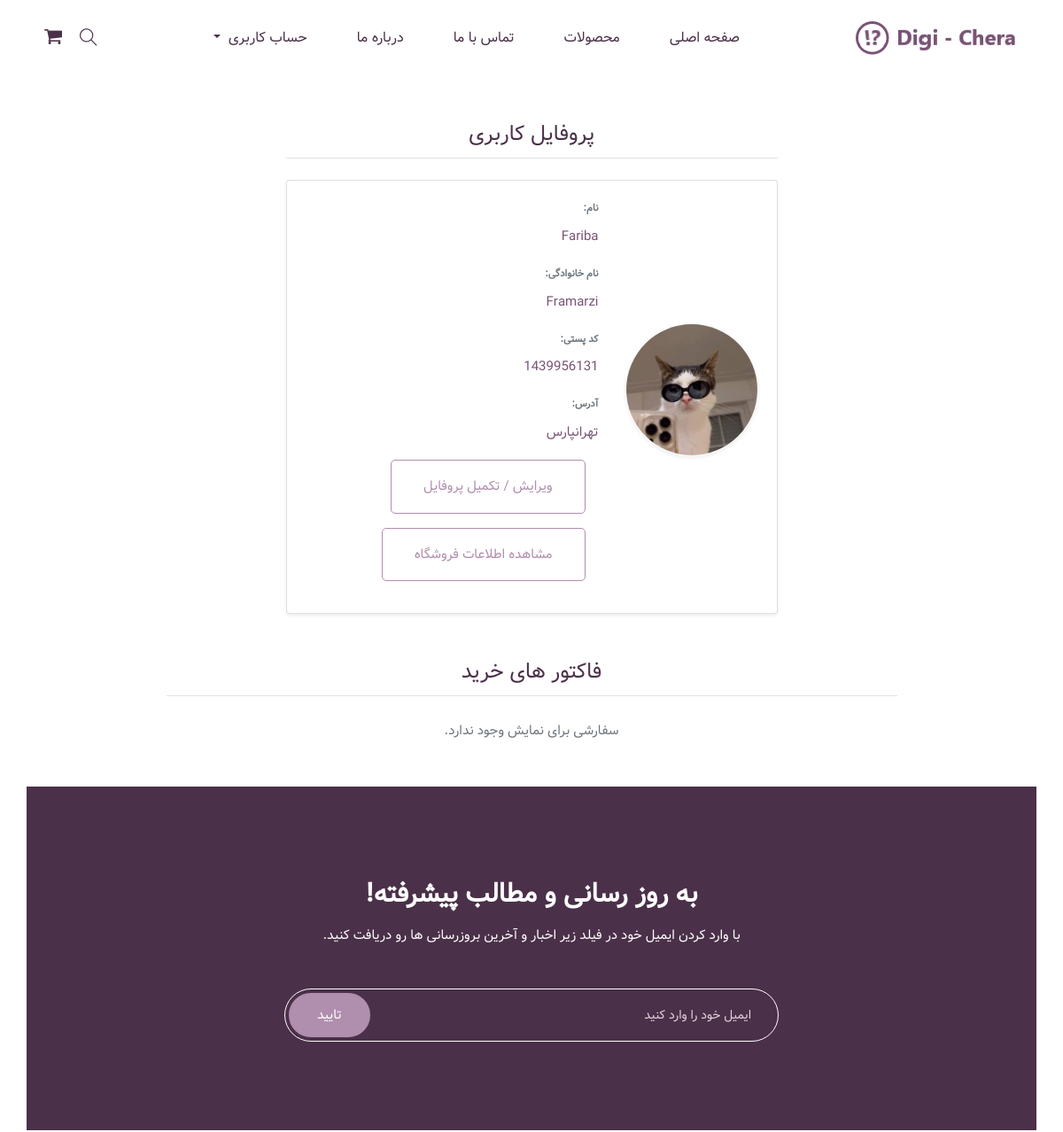
Page /account/ (signed in, upper part) on the earlier database version.
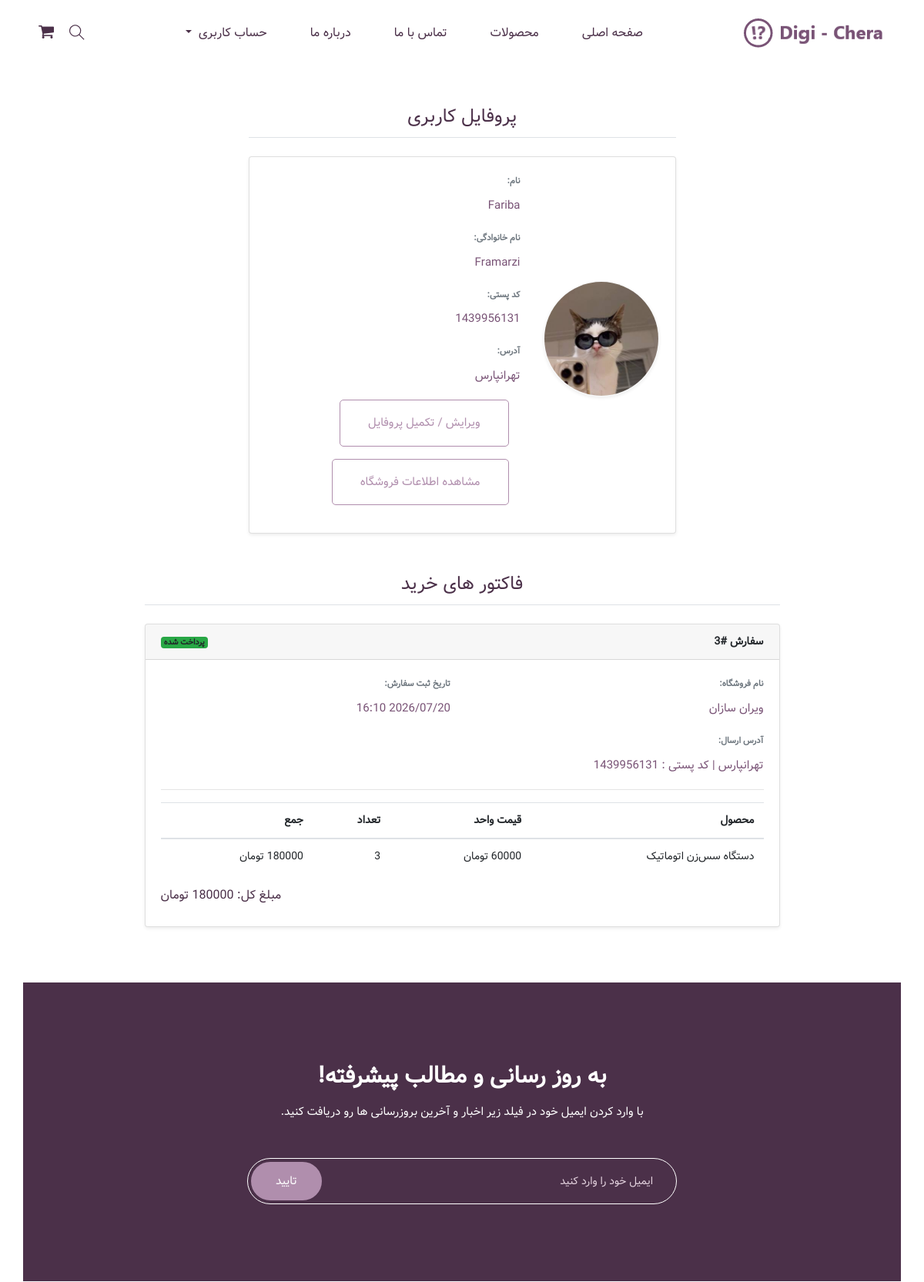
Same page on the later database version.
### user/models.py (models this page shows, shortened)
class CustomUser(AbstractBaseUser, PermissionsMixin, TimeStampedModel):
    class Roles(models.TextChoices):
        CUSTOMER = 'customer', 'خریدار'
        SELLER = 'seller', 'فروشنده'
        STAFF = 'staff', 'ادمین'
    role = models.CharField(
        verbose_name='نقش',
        max_length=10,
        choices=Roles.choices,
        default=Roles.CUSTOMER
    )
    phone = models.CharField(
        verbose_name='شماره تماس',
        max_length=20,
        unique=True,
        validators= [phone_validator],
        help_text='شماره باید منحصر به فرد باشد'
    )
    first_name = models.CharField(
        verbose_name='نام',
        max_length=30
    )
    last_name = models.CharField(
        verbose_name='نام خانوادگی',
        max_length=30
    )
    email = models.EmailField(
        verbose_name='ایمیل',
        blank=True,
        null=True
    )
    is_active = models.BooleanField(
        default=True,
        help_text='مشخص میکند آیا کاربر فعال است یا نه'
    )
    is_staff = models.BooleanField(
        default=False,
        help_text='مربوط به دسترسی به پنل ادمین'
    )
    class Meta:
        verbose_name = 'کاربر'
        verbose_name_plural = 'کاربرها'
        ordering = ['-created_at']
    USERNAME_FIELD = 'phone'
    REQUIRED_FIELDS = ['first_name', 'last_name']
    objects = CustomUserManager()

### account/models.py (models this page shows, shortened)
class Profile(TimeStampedModel):
    user = models.OneToOneField(
        settings.AUTH_USER_MODEL,
        on_delete=models.CASCADE,
        related_name='profile',
        verbose_name='کاربر'
    )
    location = models.TextField(
        verbose_name='آدرس',
        max_length=255,
        blank=True,
        null=True,
    )
    postal_code = models.CharField(
        verbose_name='کد پستی',
        max_length=10,
        validators=[IRPostalCodeField().clean],
        blank=True,
        null=True,
    )
    avatar = models.ImageField(
        verbose_name='تصویر پروفایل',
        upload_to='avatars/',
        validators=[validate_file_size],
        blank=True,
        null=True
    )
    class Meta:
        verbose_name = 'پروفایل'
        verbose_name_plural = 'پروفایل ها'

### order/models.py (models this page shows, shortened)
class Order(TimeStampedModel):
    class Status(models.TextChoices):
        PENDING = 'pending', 'در انتظار پرداخت'
        PAID = 'paid', 'پرداخت شده'
        SHIPPED = 'shipped', 'ارسال شده'
        DELIVERED = 'delivered', 'تحویل داده شده'
    user = models.ForeignKey(
        settings.AUTH_USER_MODEL,
        on_delete=models.PROTECT,
        related_name='orders',
        verbose_name='کاربر'
    )
    store = models.ForeignKey(
        'store.Store',
        on_delete=models.PROTECT,
        related_name='orders',
        verbose_name='فروشگاه'
    )
    status = models.CharField(
        max_length=10,
        choices=Status.choices,
        default=Status.PENDING,
        verbose_name='وضعیت'
    )
    shipping_address = models.TextField(verbose_name='آدرس ارسال')
    class Meta:
        verbose_name = 'سفارش'
        verbose_name_plural = 'سفارش ها'
    @property
    def total_price(self):
        return sum(item.total_price for item in self.items.all())

class OrderItem(TimeStampedModel):
    order = models.ForeignKey(
        'Order',
        on_delete=models.CASCADE,
        related_name='items',
        verbose_name='سفارش ها'
    )
    product = models.ForeignKey(
        'product.Product',
        on_delete=models.PROTECT,
        related_name='order_items',
        verbose_name='محصول'
    )
    product_name = models.CharField(
        max_length=255,
        verbose_name='نام محصول'
    )
    price = models.PositiveIntegerField(
        verbose_name='قیمت محصول'
    )
    quantity = models.PositiveIntegerField(
        verbose_name='تعداد'
    )
    @property
    def total_price(self):
        return self.price * self.quantity

### store/models.py (models this page shows, shortened)
class Store(SluggedModel):
    owner = models.OneToOneField(
        settings.AUTH_USER_MODEL,
        on_delete=models.CASCADE,
        related_name='store',
        verbose_name='مالک فروشگاه'
    )
    store_name = models.CharField(
        verbose_name='اسم فروشگاه',
        max_length=255,
    )
    store_logo = models.ImageField(
        verbose_name='لوگوی فروشگاه',
        upload_to='store_logo/%Y/%m/%d/',
        validators=[validate_file_size],
        blank=True,
        null=True
    )
    store_phone = models.CharField(
        verbose_name='شماره تماس فروشگاه',
        max_length=20,
        unique=True
    )
    is_active = models.BooleanField(
        verbose_name='فعال بودن فروشگاه',
        default=False
    )
    class Meta:
        verbose_name = 'فروشگاه'
        verbose_name_plural = 'فروشگاه ها'
        ordering = ['-created_at']

### account/views.py (the view)
# urls.py: path('', views.profile_detail, name='detail'),
@login_required
def profile_detail(request):
    user = request.user
    if user.role == CustomUser.Roles.CUSTOMER:
        return render(request, 'account/profile_customer_detail.html')
    if user.role == CustomUser.Roles.SELLER:
        return render(request, 'account/profile_seller_detail.html')
    if user.role == CustomUser.Roles.STAFF:
        return redirect(reverse('admin:index'))

### account/templates/account/profile_seller_detail.html (shortened to what this page needs)
{% extends 'base.html' %}
{% load static %}
{% block content %}
{% if user.is_authenticated %}
{% load static %} <div class="container my-5">
    <div class="row justify-content-center">
        <div class="col-12 col-md-8 col-lg-6">
            <h3 class="mb-4 text-center border-bottom pb-2">پروفایل کاربری</h3>
            <div class="card shadow-sm">
                <div class="card-body">
                    <div class="row align-items-center">
                        <div class="col-12 col-md-4 text-center mb-3 mb-md-0">
                            <div class="mb-3">
                                {% if user.profile.avatar %}
                                    <img src="{{ user.profile.avatar.url }}" alt="عکس پروفایل" class="img-fluid rounded-circle border border-light shadow-sm" width="150" height="150" style="object-fit: cover;">
                                {% else %}
                                    <img src="{% static 'img/elements/d.jpg' %}" alt="پروفایل پیش‌فرض" class="img-fluid rounded-circle border border-light shadow-sm" width="150" height="150" style="object-fit: cover;">
                                {% endif %}
                            </div>
                        </div>
                        <div class="col-12 col-md-8">
                            <div class="row mb-3">
                                <div class="col-12">
                                    <label class="font-weight-bold text-muted small">نام:</label>
                                    <p class="mb-0">{{ user.first_name|default:"-" }}</p>
                                </div>
                            </div>
                            <div class="row mb-3">
                                <div class="col-12">
                                    <label class="font-weight-bold text-muted small">نام خانوادگی:</label>
                                    <p class="mb-0">{{ user.last_name|default:"-" }}</p>
                                </div>
                            </div>
                            <div class="row mb-3">
                                <div class="col-12">
                                    <label class="font-weight-bold text-muted small">کد پستی:</label>
                                    {% if user.profile.postal_code %}
                                        <p class="mb-0">{{ user.profile.postal_code }}</p>
                                    {% else %}
                                        <p class="text-muted small mb-0">کد پستی برای شما ثبت نشده</p>
                                    {% endif %}
                                </div>
                            </div>
                            <div class="row mb-3">
                                <div class="col-12">
                                    <label class="font-weight-bold text-muted small">آدرس:</label>
                                    {% if user.profile.location %}
                                        <p class="mb-0">{{ user.profile.location }}</p>
                                    {% else %}
                                        <p class="text-muted small mb-0">آدرسی ثبت نشده است.</p>
                                    {% endif %}
                                </div>
                            </div>
                            <div class="col-md-12 form-group">
                                <a href="{% url 'account:update' %}" class="btn_3">
                                    ویرایش / تکمیل پروفایل
                                </a>
                            </div>
                            {% if user.store %}
                                <div class="col-md-12 form-group">
                                    <a href="{% url 'store:detail' %}" class="btn_3">
                                        مشاهده اطلاعات فروشگاه
                                    </a>
                                </div>
                            {% else %}
                                <div class="col-md-12 form-group">
                                    <a href="{% url 'store:create' %}" class="btn_3">
                                        ایجاد فروشگاه
                                    </a>
                                </div>
                            {% endif %}
                    </div>
                </div>
            </div>
        </div>
    </div>
</div>
{% include 'account/order_history.html' %}
{% endif %}
{% endblock content %}

### account/templates/account/order_history.html
<div class="container my-5">
    <div class="row justify-content-center">
        <div class="col-12 col-lg-9">
            <h3 class="mb-4 text-center border-bottom pb-2">فاکتور های خرید</h3>
            {% if user.orders.exists %}
                {% for order in user.orders.all %}
                <div class="card shadow-sm mb-4">
                    <div class="card-header d-flex justify-content-between align-items-center">
                        <span class="font-weight-bold">سفارش #{{ order.id }}</span>
                        <span>
                            {% if order.status == 'paid' %}
                                <span class="badge bg-success">پرداخت شده</span>
                            {% elif order.status == 'shipped' %}
                                <span class="badge bg-info">ارسال شده</span>
                            {% elif order.status == 'delivered' %}
                                <span class="badge bg-primary">تحویل داده شده</span>
                            {% else %}
                                <span class="badge bg-warning text-dark">در انتظار پرداخت</span>
                            {% endif %}
                        </span>
                    </div>
                    <div class="card-body">
                        <div class="row mb-3">
                            <div class="col-12 col-md-6">
                                <label class="font-weight-bold text-muted small">نام فروشگاه:</label>
                                <p class="mb-0">{{ order.store.store_name }}</p>
                            </div>
                            <div class="col-12 col-md-6">
                                <label class="font-weight-bold text-muted small">تاریخ ثبت سفارش:</label>
                                <p class="mb-0">{{ order.created_at|date:"Y/m/d H:i" }}</p>
                            </div>
                        </div>
                        <div class="row mb-3">
                            <div class="col-12">
                                <label class="font-weight-bold text-muted small">آدرس ارسال:</label>
                                <p class="mb-0">{{ order.shipping_address }}</p>
                            </div>
                        </div>
                        <hr>
                        <div class="table-responsive">
                            <table class="table">
                                <thead>
                                    <tr>
                                        <th>محصول</th>
                                        <th>قیمت واحد</th>
                                        <th>تعداد</th>
                                        <th>جمع</th>
                                    </tr>
                                </thead>
                                <tbody>
                                    {% for item in order.items.all %}
                                    <tr>
                                        <td>{{ item.product_name }}</td>
                                        <td>{{ item.price|floatformat:0 }} تومان</td>
                                        <td>{{ item.quantity }}</td>
                                        <td>{{ item.total_price|floatformat:0 }} تومان</td>
                                    </tr>
                                    {% endfor %}
                                </tbody>
                            </table>
                        </div>
                        <div class="text-left">
                            <h5>مبلغ کل: {{ order.total_price|floatformat:0 }} تومان</h5>
                        </div>
                    </div>
                </div>
                {% endfor %}
            {% else %}
                <p class="text-center text-muted">سفارشی برای نمایش وجود ندارد.</p>
            {% endif %}
        </div>
    </div>
</div>

Differences in the rows shown:
added Order: id "3", status "پرداخت شده", store.store_name "ویران سازان", created_at "2026/07/20 16:10", shipping_address "تهرانپارس | کد پستی : 1439956131"
added OrderItem: product_name "دستگاه سس‌زن اتوماتیک", quantity "3"
Other differences:
text no longer shown: "سفارشی برای نمایش وجود ندارد."
